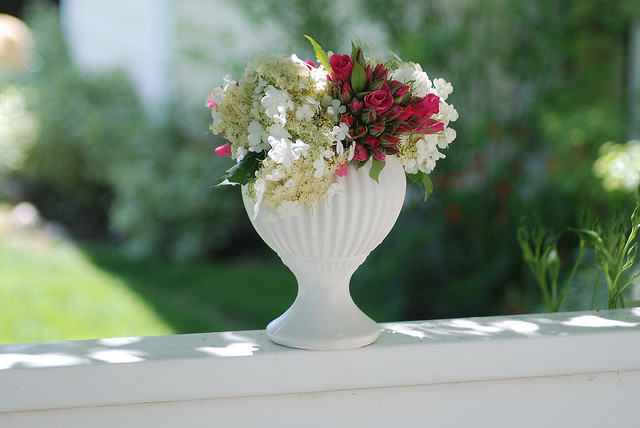
#> input picture OpenCV(Advanced)/000000000030.jpg, 640 x 428 px
$ python masking.py
#> lines starting #> are read from the running program, lines starting #| are printed output that depends on the picture; after the words box and inside, x2 and y2 are one past the last pixel; in counts of white or black regions, pixels touching at a corner belong together
import cv2 as cv
import numpy as np

img = cv.imread('000000000030.jpg')
#> img is the input picture: shape (428, 640, 3); mean B, G, R 119.3, 137.8, 122.6
cv.imshow('Vase', img)

# Blank Image: need to be same size as the image
blank = np.zeros(img.shape[:2], dtype='uint8')
cv.imshow('Blank Image', blank)

# Create a circle which acts as a mask
mask = cv.circle(blank, (img.shape[1]//2, img.shape[0]//2 - 50), 150, 255, -1)
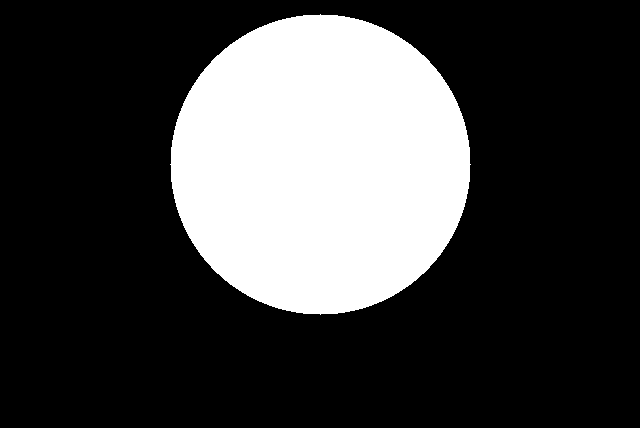
#> blank: shape (428, 640); 25.8% white; 1 white region, box (x1, y1, x2, y2) and area: (170, 14, 471, 315) 70681
cv.imshow('Mask', mask)

# Masked Image
masked = cv.bitwise_and(img, img, mask=mask)
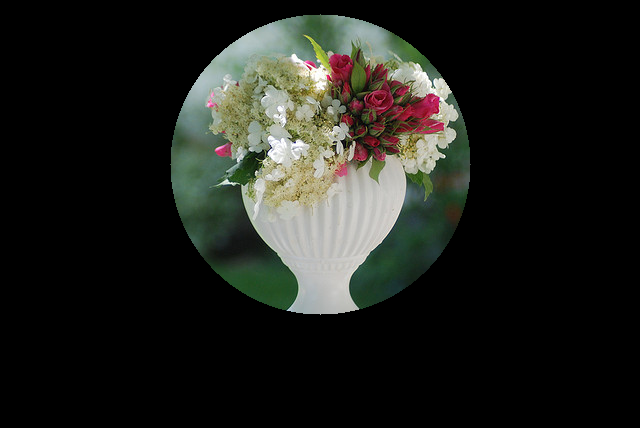
#> masked: shape (428, 640, 3); mean B, G, R 27.9, 32.5, 31
cv.imshow('Masked Image', masked)

cv.waitKey(0)
